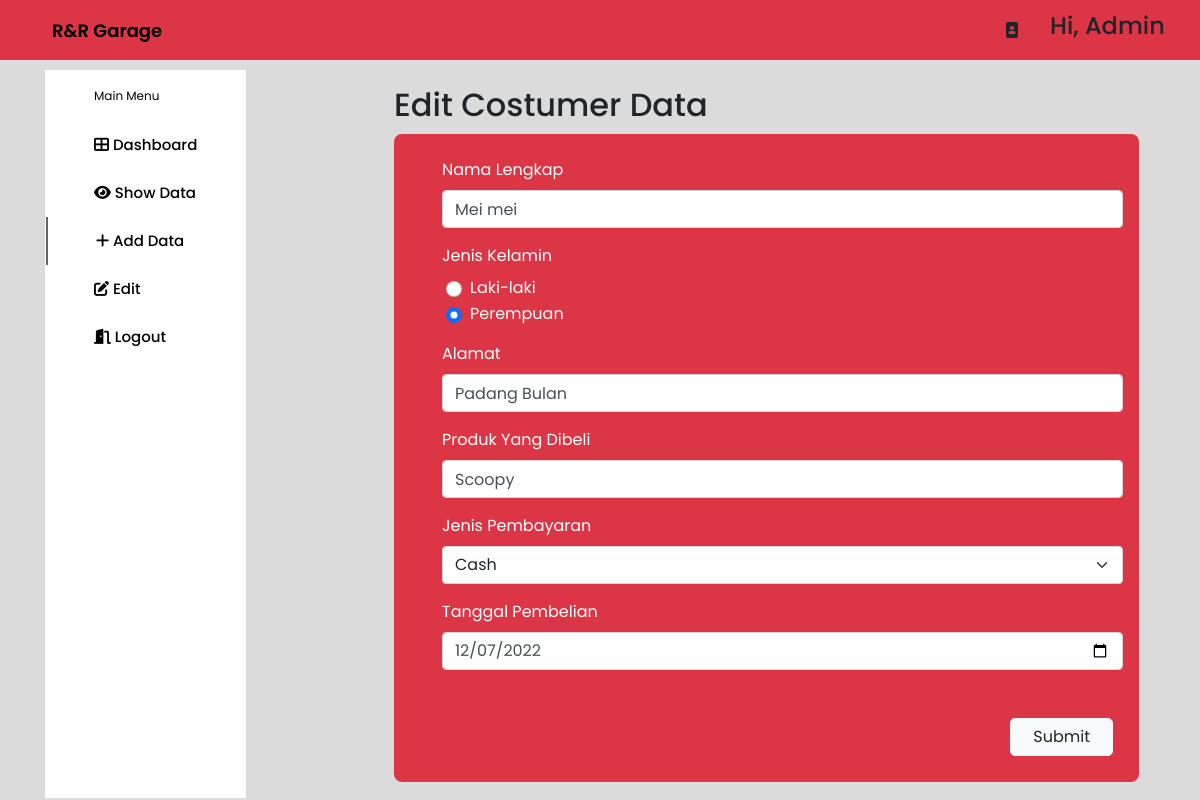
The app's page /dashboard/edit.php?id=2 with its own data.
### tables this page shows
CREATE TABLE `user` (
  `id` int(100) NOT NULL,
  `name` varchar(255) NOT NULL,
  `gender` enum('Laki-laki','Perempuan') NOT NULL,
  `address` varchar(255) NOT NULL,
  `product` varchar(100) NOT NULL,
  `payment` enum('Cash','Kredit') NOT NULL,
  `buydate` date NOT NULL
);

### dashboard/edit.php (the view, shortened to what this page needs)
<?php
include('../database-connection.php');
$id = $_GET['id'];
$sqlData = "select * from user where id='$id'";
$data= mysqli_query($con, $sqlData);
if (mysqli_num_rows($data) == 0) {
    echo '<script>window.history.back()</script>';
} else {
    $r2 = mysqli_fetch_assoc($data);
}
?>
<!DOCTYPE html>
<html lang="en">
<head>
  <link href="https://cdn.jsdelivr.net/npm/bootstrap@5.1.3/dist/css/bootstrap.min.css" rel="stylesheet">
  <link rel="stylesheet" href="https://cdn.jsdelivr.net/npm/bootstrap@4.6.2/dist/css/bootstrap.min.css">
  <link rel="stylesheet" href="../assets/css/dashboard.css" />
  <link rel="stylesheet" href="https://cdnjs.cloudflare.com/ajax/libs/font-awesome/6.2.0/css/all.min.css" />
</head>
<body>
  <header class="header bg-danger">
    <div class="logo">
      <a href="#">R&R Garage</a>
    </div>
    <div class="header-icons">
      <i class="fas fa-portrait"></i>
      <div class="account">
        <h4>Hi, Admin</h4>
      </div>
    </div>
  </header>
  <div class="container">
    <nav>
      <div class="side_navbar">
        <span>Main Menu</span>
        <a href="dashboard.php">
          <i class="fas fa-th-large"></i>
          Dashboard
        </a>
        <a href="show.php">
          <i class="fas fa-eye"></i>
          Show Data
        </a>
        <a href="add.php" class="active">
          <i class="fas fa-add"></i>
          Add Data
        </a>
        <a href="edit.php">
          <i class="fas fa-edit" ></i>
          Edit
        </a>
        <a href="../login-logout/logout.php">
          <i class="fas fa-door-open"></i>
          Logout
        </a>
      </div>
    </nav>
    <div class="main-body ms-auto">
      <h2>Edit Costumer Data</h2>
      <div class="promo_card bg-danger">
        <form action="" method="POST">
            <div class="mb-3">
                <label class="mt-3">Nama Lengkap</label>
                <input type="text" class="form-control" name="name" value="<?php echo $r2['name'];?>" required>
            </div>
            <div class="mb-3">
                <label>Jenis Kelamin</label>
                <div class="form-check ml-2">
                    <input class="form-check-input" type="radio" name="gender" id="Laki-laki" value="Laki-laki" <?php echo ($r2['gender'] == "Laki-laki")? 'checked' : ''; ?> required>
                    <label class="form-check-label" for="Laki-laki">
                        Laki-laki
                    </label>
                </div>
                <div class="form-check ml-2">
                    <input class="form-check-input" type="radio" name="gender" id="Perempuan" value="Perempuan" <?php echo ($r2['gender'] == "Perempuan")? 'checked' : ''; ?> required>
                    <label class="form-check-label" for="Perempuan">
                        Perempuan
                    </label>
                </div>
            </div>
            <div class="mb-3">
                <label>Alamat</label>
                <input type="text" class="form-control" name="address" value="<?php echo $r2['address'];?>" required>
            </div>
            <div class="mb-3">
                <label>Produk Yang Dibeli</label>
                <input type="text" class="form-control" name="product" value="<?php echo $r2['product'];?>" required>
            </div>
            <div class="mb-3">
                <label>Jenis Pembayaran</label>
                <select class="form-select" aria-label="Default select example" name="payment" required>
                    <option <?php echo ($r2['payment'] == "Cash")? 'selected' : ''; ?>>Cash</option>
                </select>
            </div>
            <div class="mb-3">
                <label>Tanggal Pembelian</label>
                <input type="date" class="form-control" name="buydate" value="<?php echo $r2['buydate'];?>"required>
            </div>
            <button class="btn btn-light mt-5 ms-auto" type="submit" name="simpan">
                <span>Submit</span>
            </button>
        </form>
      </div>
    </div>
  </div>
</body>
</html>

### assets/css/dashboard.css (style rules this page uses)
* { margin: 0; padding: 0; border: none; outline: none; text-decoration: none; box-sizing: border-box; font-family: "Poppins", sans-serif; }
body { background: rgb(219, 219, 219); }
.header { display: flex; align-items: center; justify-content: space-between; height: 60px; padding: 20px; background: #DC143C; }
.logo { display: flex; align-items: center; }
.logo a { color: #000; font-size: 18px; font-weight: 600; margin: 2rem 8rem 2rem 2rem; }
.header-icons { display: flex; align-items: center; }
.header-icons i { margin-right: 2rem; cursor: pointer; }
.header-icons .account { width: 130px; display: flex; align-items: center; justify-content: space-between; }
.container { margin-top: 10px; display: flex; justify-content: space-between; }
nav { background: rgb(255, 255, 255); }
.side_navbar { padding: 1px; display: flex; flex-direction: column; }
.side_navbar span { color: black; margin: 1rem 3rem; font-size: 12px; }
.side_navbar a { width: 100%; padding: 0.8rem 3rem; font-weight: 500; font-size: 15px; color: black; }
.side_navbar .active { border-left: 2px solid rgb(100, 100, 100); }
.main-body { width: 70%; padding: 1rem; }
.promo_card { width: 100%; color: #fff; margin-top: 10px; border-radius: 8px; padding: 0.5rem 1rem 1rem 3rem; background: rgb(37, 37, 37); }
.promo_card h1, .promo_card span, button { margin: 10px; }
.promo_card button { display: block; padding: 6px 12px; border-radius: 5px; cursor: pointer; }

### records on screen
user: name "Mei mei", gender "☐ Laki-laki", gender "☑ Perempuan", address "Padang Bulan", product "Scoopy", payment "Cash", buydate "12/07/2022"
